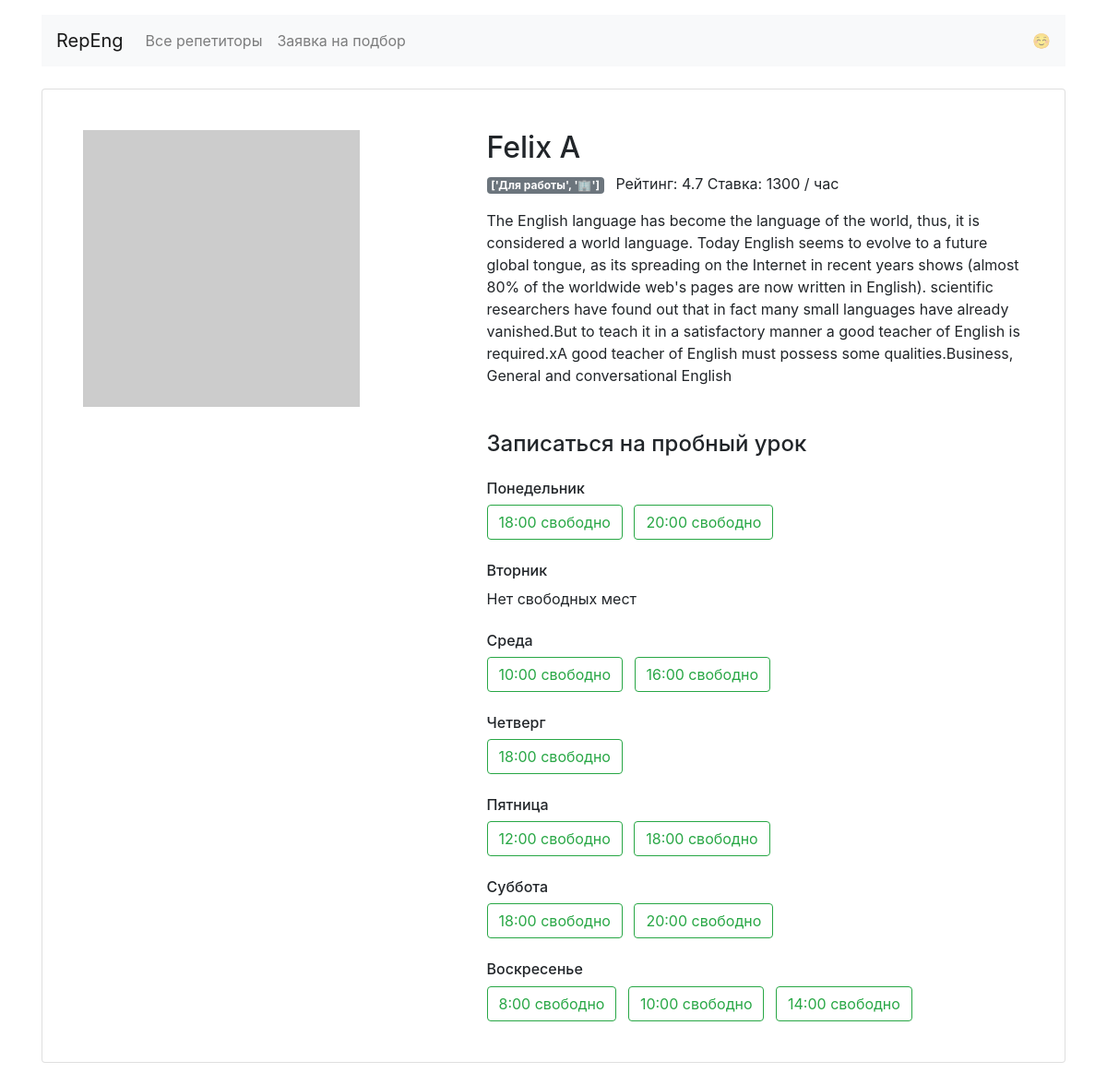
The page /profiles/3/ on the database its author committed.
### app.py (models this page shows)
class Teacher(db.Model):
    __tablename__ = 'teachers'
    id = db.Column(db.Integer, primary_key=True)
    name = db.Column(db.String(255), nullable=False)
    about = db.Column(db.String(2048), nullable=False)
    picture = db.Column(db.String(64), nullable=False)
    rating = db.Column(db.Float)
    price = db.Column(db.Integer, nullable=False)
    goals = db.Column(db.String(255), nullable=False)
    free = db.Column(db.String(1024), nullable=False)
    booking = db.relationship('Booking', back_populates='teacher')

### app.py (the view)
@app.route('/profiles/<teacher_id>/', )
def profile(teacher_id):
    teacher = db.session.query(Teacher).filter(Teacher.id == teacher_id).first()
    if teacher:
        teacher.free = json.loads(teacher.free)
        teacher.goals = json.loads(teacher.goals)
        return render_template('profile.html', goals=goals, teacher=teacher, weekdays=weekdays)
    return abort(404, description='Запрошенный преподователь не найден')

### templates/profile.html
{% extends 'base.html' %}
{% block container %}
<main class="container mt-3">
    <div class="card my-4 mx-auto">
        <div class="card-body m-2 m-md-4">
            <article class="row">
                <div class="col-5"><img src="{{ teacher['picture'] }}" class="img-fluid" alt=""></div>
                <div class="col-7">
                    <section class="teacher=info">
                        <h1 class="h2">{{ teacher.name }}</h1>
                        <p>
                            {% for goal in teacher.goals %}
                            <span class="badge badge-secondary mr-2">
                  {{ goals[goal] }}
                </span>
                            {% endfor %}
                            Рейтинг: {{ teacher.rating }} Ставка: {{ teacher.price }} / час
                        </p>
                        <p>{{ teacher.about }}</p>
                    </section>
                    <section class="available">
                        <h4 class="mb-4 mt-5">Записаться на пробный урок</h4>
                        {% for day,times in teacher.free.items() %}
                        <h6 class="mt-4">{{ weekdays[day] }}</h6>
                        {% if True in times.values() %}
                        {% for time, status in times.items() %}
                        {% if status==True %}
                        <a href="/booking/{{teacher['id']}}/{{day}}/{{time|replace(':00','')}}"
                           class="btn btn-outline-success mr-2">{{ time }} свободно</a>
                        {% endif %}
                        {% endfor %}
                        {% else %}
                        <p> Нет свободных мест </p>
                        {% endif %}
                        {% endfor %}
                    </section>
                </div>
            </article>
        </div>
    </div>
</main>
{% endblock %}

### rows shown on the page
Teacher: name "Felix A", rating "4.7", price "1300", about "The English language has become the language of the world, thus, it is considered a world language. Today English seems to evolve to a future global tongue, as its spreading on the Internet in recent years shows (almost 80% of the worldwide web's pages are now written in English). scientific researchers have found out that in fact many small languages have already vanished.But to teach it in a satisfactory manner a good teacher of English is required.xA good teacher of English must possess some qualities.Business, General and conversational English"

### other values the page prints
{{ goals[goal] }} "['Для работы', '🏢']"
{{ weekdays[day] }} "Понедельник" "Вторник" "Среда" "Четверг" "Пятница" "Суббота" "Воскресенье"
{{ time }} "18:00" "20:00" "10:00" "16:00" "18:00" "12:00" "18:00" "18:00" "20:00" "8:00" "10:00" "14:00"
